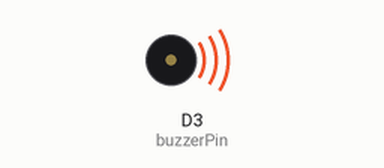
Recording of a sketch running on a simulated ESP8266 (NodeMCU). Parts: buzzer (waves = sounding). Random numbers use the default seed unless the sketch sets one.

Above: at 0.91 s.
At 19.41 s:
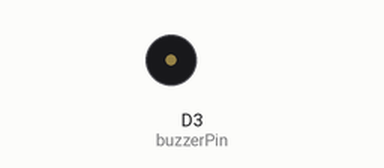
Timing chart, 0 to 22.0 s (numbered marks = the images above):
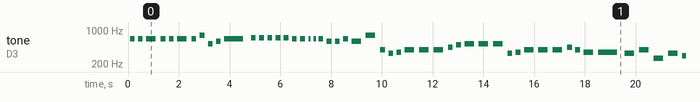

Measured:
- by itself, tone on D3 (buzzerPin): plays 659 Hz for 0.19 s, 659 Hz for 0.19 s, 659 Hz for 0.38 s, 659 Hz for 0.19 s, 659 Hz for 0.19 s, 659 Hz for 0.38 s … (292 notes in this stretch)

The sketch:

BUZZER.ino
```cpp
/*************************************************
 * Public Constants
 *************************************************/

#define NOTE_B0  31
#define NOTE_C1  33
#define NOTE_CS1 35
#define NOTE_D1  37
#define NOTE_DS1 39
#define NOTE_E1  41
#define NOTE_F1  44
#define NOTE_FS1 46
#define NOTE_G1  49
#define NOTE_GS1 52
#define NOTE_A1  55
#define NOTE_AS1 58
#define NOTE_B1  62
#define NOTE_C2  65
#define NOTE_CS2 69
#define NOTE_D2  73
#define NOTE_DS2 78
#define NOTE_E2  82
#define NOTE_F2  87
#define NOTE_FS2 93
#define NOTE_G2  98
#define NOTE_GS2 104
#define NOTE_A2  110
#define NOTE_AS2 117
#define NOTE_B2  123
#define NOTE_C3  131
#define NOTE_CS3 139
#define NOTE_D3  147
#define NOTE_DS3 156
#define NOTE_E3  165
#define NOTE_F3  175
#define NOTE_FS3 185
#define NOTE_G3  196
#define NOTE_GS3 208
#define NOTE_A3  220
#define NOTE_AS3 233
#define NOTE_B3  247
#define NOTE_C4  262
#define NOTE_CS4 277
#define NOTE_D4  294
#define NOTE_DS4 311
#define NOTE_E4  330
#define NOTE_F4  349
#define NOTE_FS4 370
#define NOTE_G4  392
#define NOTE_GS4 415
#define NOTE_A4  440
#define NOTE_AS4 466
#define NOTE_B4  494
#define NOTE_C5  523
#define NOTE_CS5 554
#define NOTE_D5  587
#define NOTE_DS5 622
#define NOTE_E5  659
#define NOTE_F5  698
#define NOTE_FS5 740
#define NOTE_G5  784
#define NOTE_GS5 831
#define NOTE_A5  880
#define NOTE_AS5 932
#define NOTE_B5  988
#define NOTE_C6  1047
#define NOTE_CS6 1109
#define NOTE_D6  1175
#define NOTE_DS6 1245
#define NOTE_E6  1319
#define NOTE_F6  1397
#define NOTE_FS6 1480
#define NOTE_G6  1568
#define NOTE_GS6 1661
#define NOTE_A6  1760
#define NOTE_AS6 1865
#define NOTE_B6  1976
#define NOTE_C7  2093
#define NOTE_CS7 2217
#define NOTE_D7  2349
#define NOTE_DS7 2489
#define NOTE_E7  2637
#define NOTE_F7  2794
#define NOTE_FS7 2960
#define NOTE_G7  3136
#define NOTE_GS7 3322
#define NOTE_A7  3520
#define NOTE_AS7 3729
#define NOTE_B7  3951
#define NOTE_C8  4186
#define NOTE_CS8 4435
#define NOTE_D8  4699
#define NOTE_DS8 4978

int pulsantePin = 7;
int pulsanteStato;
int attesaDebounce = 50;
unsigned long ultimoTempoDebounce = 0;
int ultimaLettura = LOW;
int ripetizione = 6;
int buzzerPin = D3;
int canzoni [6][50]={{
  // Jingle Bells
  NOTE_E5, NOTE_E5, NOTE_E5,
  NOTE_E5, NOTE_E5, NOTE_E5,
  NOTE_E5, NOTE_G5, NOTE_C5, NOTE_D5,
  NOTE_E5,
  NOTE_F5, NOTE_F5, NOTE_F5, NOTE_F5,
  NOTE_F5, NOTE_E5, NOTE_E5, NOTE_E5, NOTE_E5,
  NOTE_E5, NOTE_D5, NOTE_D5, NOTE_E5,
  NOTE_D5, NOTE_G5
},{
  8, 8, 4,
  8, 8, 4,
  8, 8, 8, 8,
  2,
  8, 8, 8, 8,
  8, 8, 8, 16, 16,
  8, 8, 8, 8,
  4, 4
},{
  // We wish you a merry Christmas
  NOTE_B3,
  NOTE_F4, NOTE_F4, NOTE_G4, NOTE_F4, NOTE_E4,
  NOTE_D4, NOTE_D4, NOTE_D4,
  NOTE_G4, NOTE_G4, NOTE_A4, NOTE_G4, NOTE_F4,
  NOTE_E4, NOTE_E4, NOTE_E4,
  NOTE_A4, NOTE_A4, NOTE_B4, NOTE_A4, NOTE_G4,
  NOTE_F4, NOTE_D4, NOTE_B3, NOTE_B3,
  NOTE_D4, NOTE_G4, NOTE_E4,
  NOTE_F4
},{
  4,
  4, 8, 8, 8, 8,
  4, 4, 4,
  4, 8, 8, 8, 8,
  4, 4, 4,
  4, 8, 8, 8, 8,
  4, 4, 8, 8,
  4, 4, 4,
  2
},{
  // Santa Claus is coming to town
  NOTE_G4,
  NOTE_E4, NOTE_F4, NOTE_G4, NOTE_G4, NOTE_G4,
  NOTE_A4, NOTE_B4, NOTE_C5, NOTE_C5, NOTE_C5,
  NOTE_E4, NOTE_F4, NOTE_G4, NOTE_G4, NOTE_G4,
  NOTE_A4, NOTE_G4, NOTE_F4, NOTE_F4,
  NOTE_E4, NOTE_G4, NOTE_C4, NOTE_E4,
  NOTE_D4, NOTE_F4, NOTE_B3,
  NOTE_C4
},{
  8,
  8, 8, 4, 4, 4,
  8, 8, 4, 4, 4,
  8, 8, 4, 4, 4,
  8, 8, 4, 2,
  4, 4, 4, 4,
  4, 2, 4,
  1
}};

String messaggi[] = {
  "Merry Christmas",
  "Buon Natale",
  "Joyeux Noel",
  "Shub Naya Baras",
  "Feliz Navidad"
};

int numeroNote = 26;
int led[] = {2,3,4,5};
int lettura = LOW;

int pos = 0;
int w = 0;

// the setup routine runs once when you press reset:
void setup() {
  pinMode(buzzerPin, OUTPUT);
}

// the loop routine runs over and over again forever:
void loop() {
  suona();
}

void illumina(){                      // wait for 1/2 a second
  digitalWrite(led[0], LOW);    // turn the LED off by making the voltage LOW
  digitalWrite(led[1], HIGH);    // turn the LED on (HIGH is the voltage level)
  delay(150);                      // wait for 1/2 a second
  digitalWrite(led[1], LOW);     // turn the LED off by making the voltage LOW
  digitalWrite(led[2], HIGH);     // turn the LED on (HIGH is the voltage level)
  delay(150);                      // wait for 1/2 a second
  digitalWrite(led[2], LOW);      // turn the LED off by making the voltage LOW
  digitalWrite(led[3], HIGH);     // turn the LED on (HIGH is the voltage level)
  delay(150);                      // wait for 1/2 a second
  digitalWrite(led[3], LOW);      // turn the LED off by making the voltage LOW
  digitalWrite(led[2], HIGH);      // turn the LED off by making the voltage LOW
  delay(150);
  digitalWrite(led[2], LOW);      // turn the LED off by making the voltage LOW
  digitalWrite(led[1], HIGH);      // turn the LED off by making the voltage LOW
  delay(150);
  digitalWrite(led[1], LOW);      // turn the LED off by making the voltage LOW
  digitalWrite(led[0], HIGH);      // turn the LED off by making the voltage LOW
  delay(150);
}

void suona(){
  int pos = 180;
  int m = 0;
  int n = 0;
  int z = 0;
  int pari;
  if(ripetizione==6 || ripetizione == 2){
     pari = 0;
  }
  else if(ripetizione==0){
    pari = 4;
  }
  else if(ripetizione==4){
    pari = 2;
  }

  int dispari= pari+1;
  for(int i = 0; i < numeroNote; i++){
    delay(80);
    m = random(0,4);
    n = random(0,4);
    int durata = 1500 / canzoni[dispari][i];
    tone(buzzerPin, canzoni[pari][i], durata);
    delay(durata * 1.3);
    pos = pos -7;
    z++;
    if(z==5){
      z=0;
    }
 }
 ripetizione = pari;
}
```
